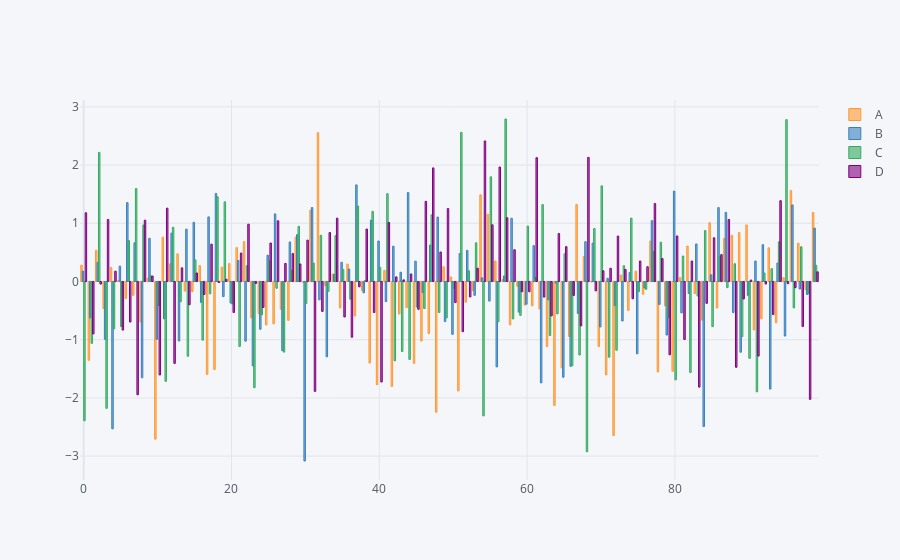

Write notebook code for a chart like this one.
### Markdown cell above
## Bar

### Code cell
df.iplot(kind='bar')
